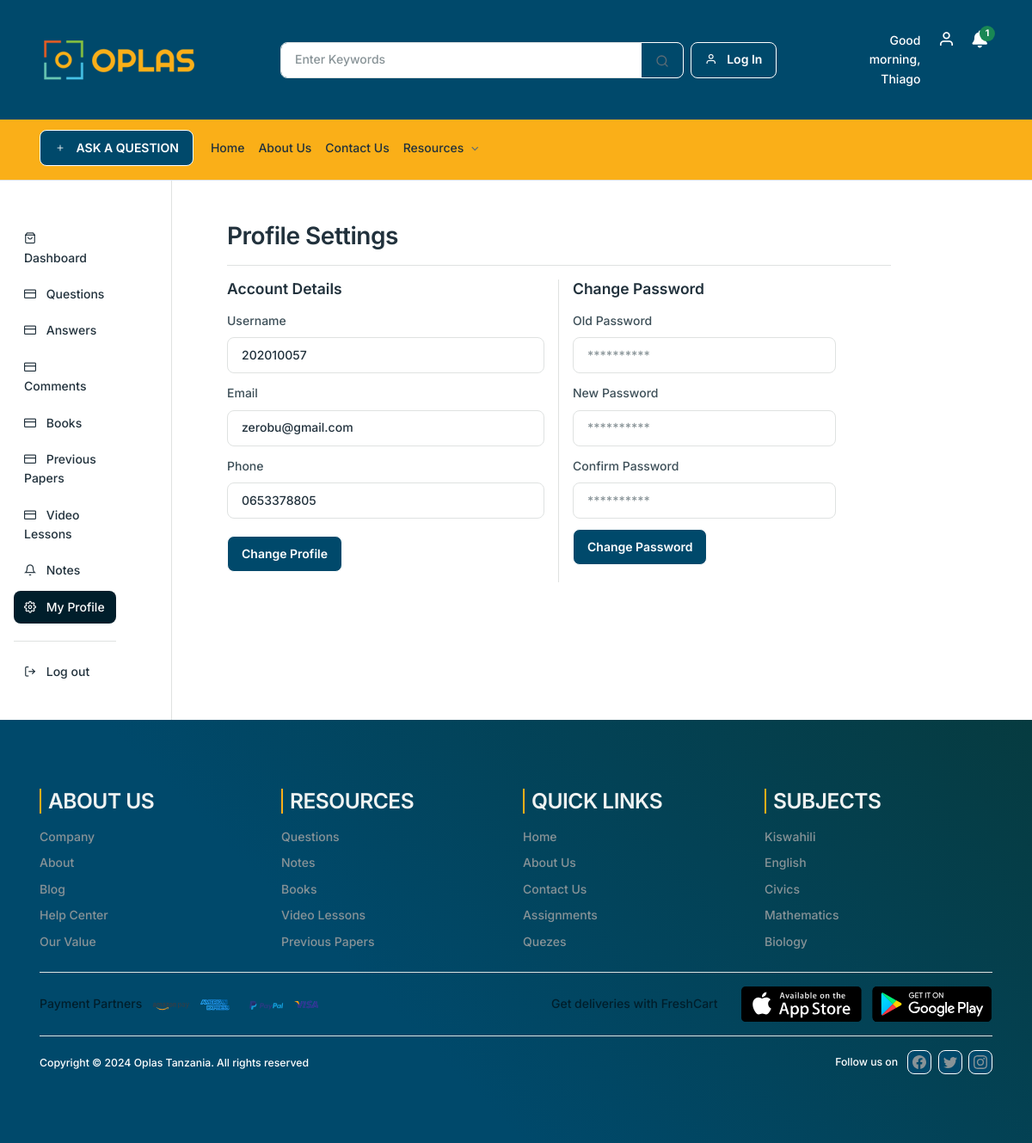
Page /my-profile (signed in) on the committed database.
### base/models.py (models this page shows, shortened)
class User(AbstractUser):
    ROLE_CHOICES = [
        ('admin', 'admin'),
        ('teacher', 'teacher'),
        ('student', 'student'),
    ]
    role = models.CharField(max_length=20, choices=ROLE_CHOICES)
    phoneNumber = models.CharField(max_length=15, blank=True, null=True)
    display_fields = ['username', 'email', 'phoneNumber', 'role', 'is_active']
    class Meta:
        verbose_name = 'User'
        verbose_name_plural = 'Users'

### base/views.py (the view, shortened to what this page needs)
# urls.py: path("my-profile", views.BackendProfile, name="backend_profile"),
def BackendProfile(request):
    sitename = "MY PROFILE | OPLAS TANZANIA"
    page_name = 'BackendProfile'
    user = request.user
    context = {
        'sitename': sitename,
        'page_name': page_name,
        'profiles':user,
    }
    return render(request, 'base/backend-profile.html', context)

### base/context_processors.py (called while the page is built)
def subject_context(request):
    subjects_context = Subjects.objects.all()
    return {'subjects_context': subjects_context}

def notifications_context(request):
    notifications = None
    if request.user.is_authenticated:
        try:
            notifications = request.user.notifications.all()
            unread_notifications = notifications.filter(is_read=False)
            if unread_notifications.exists():
                unread_notifications.update(is_read=True)
        except Notification.DoesNotExist:
            notifications = None
    return {'notifications': notifications}

def SubjectImage(request):
    subject_image = WebImages.objects.filter(ImageTitle='Subject').first()
    return {'subject_image': subject_image}

def NotesImage(request):
    notes_image = WebImages.objects.filter(ImageTitle='Notes').first()
    return {'notes_image': notes_image}

def BooksImage(request):
    book_image = WebImages.objects.filter(ImageTitle='Books').first()
    return {'book_image': book_image}

def PaperImage(request):
    paper_image = WebImages.objects.filter(ImageTitle='Paper').first()
    return {'paper_image': paper_image}

def RightAds(request):
    ads = WebImages.objects.filter(ImageTitle='Ads').first()
    return {'ads': ads}

def CarouselImages(request):
    carousel_images = WebImages.objects.filter(ImageTitle='Carousel').order_by('-id')
    return {'carousel_images': carousel_images}

### base/templates/base/backend-profile.html (shortened to what this page needs)
{% extends 'teacher-layout.html' %}
{% load static %}
{% block content %}
<div class="col-lg-9 col-md-8 col-12">
    <div class="py-6 p-md-6 p-lg-10">
        <h2 class="mb-0">Profile Settings</h2>
        <hr>
       <div>
          <div class="row d-flex">
             <div class="col-lg-6 col-md-6 border-end">
                <h5 class="mb-4">Account Details</h5>
                <form action="{% url "backend_profile" %}" method="post">
                   <div class="mb-3">
                      <label class="form-label">Username</label>
                      <input type="text" class="form-control"  name ="username" placeholder="AnomalousUser" value = "{{user.username}}">
                   </div>
                   <div class="mb-3">
                      <label class="form-label">Email</label>
                      <input type="email" class="form-control" name ="email" placeholder="example@gmail.com" value = "{{user.email}}">
                   </div>
                   <div class="mb-5">
                      <label class="form-label">Phone</label>
                      <input type="text" class="form-control" name ="phoneNumber" placeholder="Phone number" value = "{{user.phoneNumber}}">
                   </div>
                   <div class="mb-3">
                      <button class="btn btn-primary">Change Profile</button>
                   </div>
                </form>
             </div>
             <div class="pe-lg-14 col-md-6">
               <h5 class="mb-4">Change Password</h5>
               <form action="{% url "change-password" %}" method="POST">
                  <div class="mb-3 col-12">
                     <label class="form-label">Old Password</label>
                     <input type="password" name="old_password" class="form-control" placeholder="**********" >
                  </div>
                  <div class="mb-3 col">
                     <label class="form-label">New Password</label>
                     <input type="password" name="new_password" class="form-control" placeholder="**********">
                  </div>
                  <div class="mb-3 col">
                     <label class="form-label">Confirm Password</label>
                     <input type="password" name="confirm_password" class="form-control" placeholder="**********">
                  </div>
                  <div class="col-12">
                     <button type="submit"  class="btn btn-primary">Change Password</button>
                  </div>
               </form>
            </div>
          </div>
       </div>
    </div>
 </div>
{% endblock %}

### static/assets/css/custom-css.css (style rules this page uses)
.btn { background-color: #00496b !important; border: var(--fc-btn-border-width) solid #fff !important; }

### rows in the picture
User: username "202010057", email "zerobu@gmail.com", phoneNumber "0653378805"
